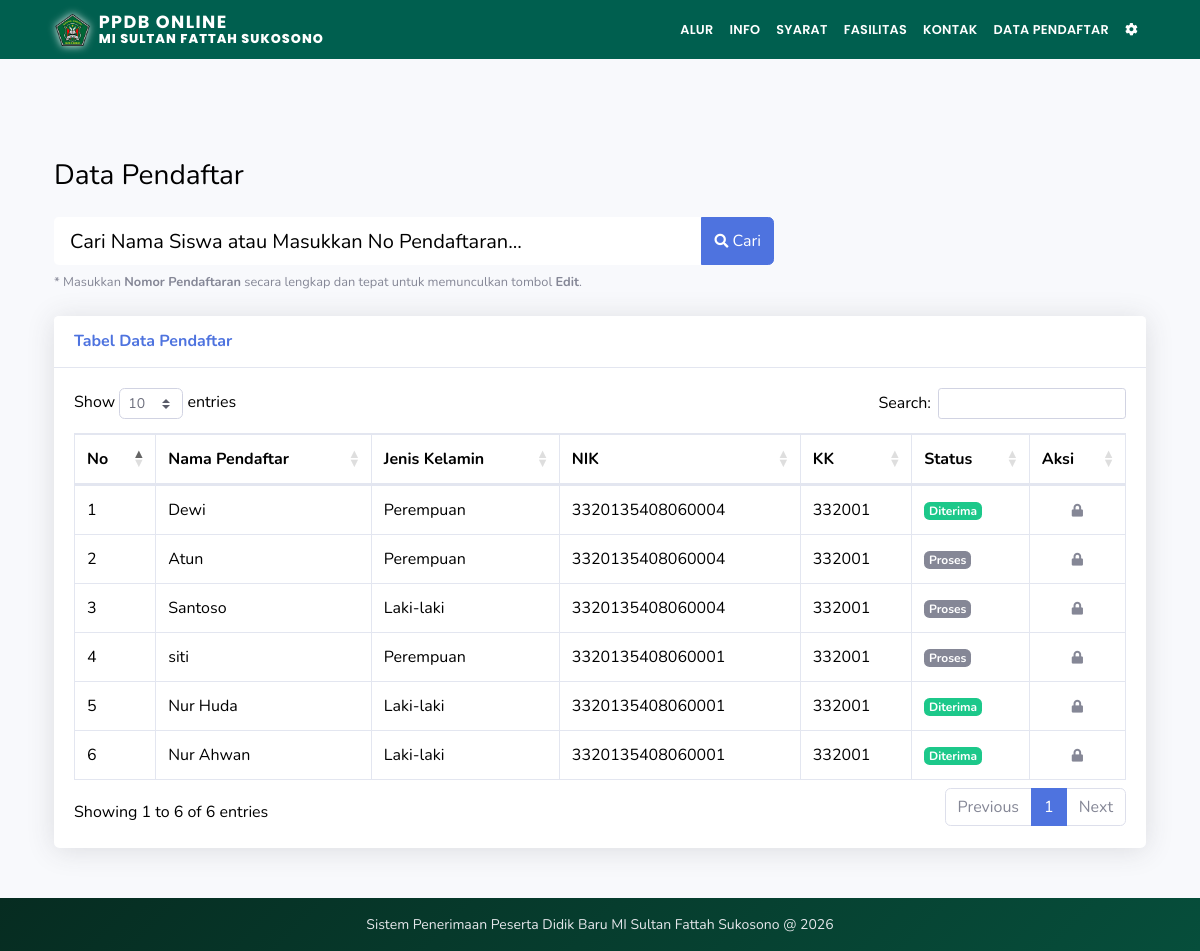
Page /data_pendaftar.php on the earlier database version.
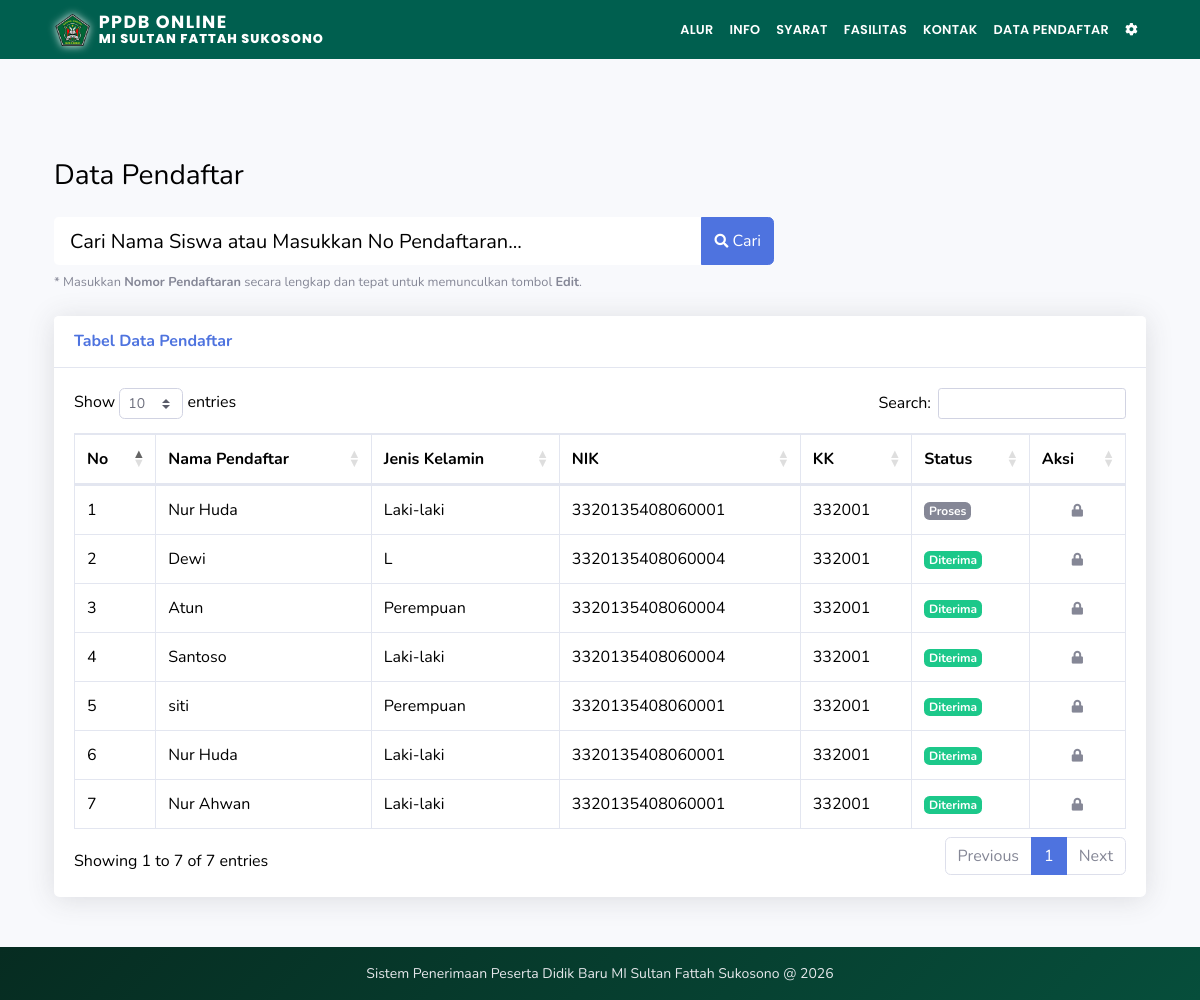
Same page on the later database version.
### tables this page shows
CREATE TABLE `pendaftar` (
  `id` int unsigned NOT NULL AUTO_INCREMENT,
  `no_pendaftaran` varchar(30) NOT NULL,
  `nama_lengkap` varchar(150) NOT NULL,
  `nik` varchar(50) NOT NULL,
  `kk` varchar(50) NOT NULL,
  `jenis_kelamin` varchar(20) NOT NULL,
  `tempat_lahir` varchar(100) NOT NULL,
  `tanggal_lahir` date NOT NULL,
  `alamat` text NOT NULL,
  `status_keluarga` varchar(50) DEFAULT NULL,
  `anak_ke` int DEFAULT NULL,
  `jumlah_saudara` int DEFAULT NULL,
  `asal_tk` varchar(150) DEFAULT NULL,
  `nama_ayah` varchar(150) NOT NULL,
  `nama_ibu` varchar(150) NOT NULL,
  `pekerjaan_ayah` varchar(100) DEFAULT NULL,
  `pekerjaan_ibu` varchar(100) DEFAULT NULL,
  `nama_wali` varchar(150) DEFAULT NULL,
  `pekerjaan_wali` varchar(100) DEFAULT NULL,
  `email` varchar(100) DEFAULT NULL,
  `hp` varchar(30) NOT NULL,
  `kip` varchar(10) NOT NULL,
  `pkh` varchar(10) NOT NULL,
  `status_daftar` enum('proses','diterima','ditolak') NOT NULL DEFAULT 'proses',
  `created_at` datetime NOT NULL,
  PRIMARY KEY (`id`),
  UNIQUE KEY `no_pendaftaran` (`no_pendaftaran`)
);

### config.php (called while the page is built, shortened)
<?php
function esc($value): string
{
    if (is_scalar($value)) {
        return htmlspecialchars((string)$value, ENT_QUOTES, 'UTF-8');
    }
    return '';
}

### data_pendaftar.php (the view, shortened to what the changed rows need)
<?php
require 'config.php';
?>
<!DOCTYPE html>
<html lang="id">
<head>
    <link href="assets/vendor/fontawesome-free/css/all.min.css" rel="stylesheet" type="text/css">
    <link href="assets/css/sb-admin-2.min.css" rel="stylesheet">
    <link href="https://cdn.datatables.net/1.13.6/css/dataTables.bootstrap4.min.css" rel="stylesheet">
    <link href="assets/css/custom.css" rel="stylesheet">
</head>
<body id="page-top">
    <div class="container" style="margin-top: 100px; margin-bottom: 50px;">
        <div class="d-sm-flex align-items-center justify-content-between mb-4">
            <h1 class="h3 mb-0 text-gray-800">Data Pendaftar</h1>
        </div>
        <div class="card shadow mb-4">
            <div class="card-body">
                <div class="table-responsive">
                    <table class="table table-bordered" id="dataTable" width="100%" cellspacing="0">
                        <thead>
                            <tr>
                                <th>No</th>
                                <th>Nama Pendaftar</th>
                                <th>Jenis Kelamin</th>
                                <th>NIK</th>
                                <th>KK</th>
                                <th>Status</th>
                                <th>Aksi</th>
                            </tr>
                        </thead>
                        <tbody>
                            <?php
                            $no = 1;
                            $sql = "SELECT * FROM pendaftar";
                            $sql .= " ORDER BY created_at DESC";
                            if ($result = $mysqli->query($sql)) {
                                while ($row = $result->fetch_assoc()) {
                                    $statusClass = 'secondary';
                                    $statusText = 'Proses';
                                    if ($row['status_daftar'] == 'diterima') {
                                        $statusClass = 'success';
                                        $statusText = 'Diterima';
                                    } elseif ($row['status_daftar'] == 'ditolak') {
                                        $statusClass = 'danger';
                                        $statusText = 'Ditolak';
                                    }
                                    $show_edit = false;
                                    echo '<tr>';
                                    echo '<td>' . $no++ . '</td>';
                                    echo '<td>' . esc($row['nama_lengkap']) . '</td>';
                                    echo '<td>' . esc($row['jenis_kelamin']) . '</td>';
                                    echo '<td>' . esc($row['nik']) . '</td>';
                                    echo '<td>' . esc($row['kk']) . '</td>';
                                    echo '<td><span class="badge badge-' . $statusClass . '">' . $statusText . '</span></td>';
                                    echo '<td class="text-center">';
                                    if ($show_edit) {
                                        echo '<a href="edit_pendaftar?id=' . $row['id'] . '" class="btn btn-sm btn-warning">
                                                <i class="fas fa-edit"></i> Edit
                                              </a>';
                                    } else {
                                        echo '<span class="text-muted" style="font-size:0.8rem;"><i class="fas fa-lock"></i></span>';
                                    }
                                    echo '</td>';
                                    echo '</tr>';
                                }
                            }
                            ?>
                        </tbody>
                    </table>
                </div>
            </div>
        </div>
    </div>
</body>
</html>

Differences in the rows shown:
added pendaftar: nama_lengkap "Nur Huda", jenis_kelamin "Laki-laki", nik "3320135408060001", kk "332001", statusText "Proses"
changed pendaftar "Dewi": jenis_kelamin "Perempuan" → "L"
changed pendaftar "Atun": status_daftar "Proses" → "Diterima"
changed pendaftar "Santoso": status_daftar "Proses" → "Diterima"
changed pendaftar "siti": status_daftar "Proses" → "Diterima"
Other differences:
text written by a page script: "Show entries Search: Showing 1 to 6 of 6 entries Previous 1 Next" → "Show entries Search: Showing 1 to 7 of 7 entries Previous 1 Next"
